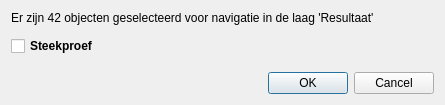
<?xml version="1.0" encoding="UTF-8"?>
<ui version="4.0">
 <class>Dialog</class>
 <widget class="QDialog" name="Dialog">
  <property name="geometry">
   <rect>
    <x>0</x>
    <y>0</y>
    <width>445</width>
    <height>105</height>
   </rect>
  </property>
  <property name="windowTitle">
   <string>Reset Navigation</string>
  </property>
  <layout class="QVBoxLayout" name="verticalLayout">
   <property name="spacing">
    <number>0</number>
   </property>
   <item>
    <widget class="QLabel" name="selectionInfo">
     <property name="text">
      <string>Er zijn 42 objecten geselecteerd voor navigatie in de laag 'Resultaat'</string>
     </property>
     <property name="alignment">
      <set>Qt::AlignLeading|Qt::AlignLeft|Qt::AlignTop</set>
     </property>
     <property name="wordWrap">
      <bool>false</bool>
     </property>
    </widget>
   </item>
   <item>
    <spacer name="verticalSpacer1">
     <property name="orientation">
      <enum>Qt::Vertical</enum>
     </property>
     <property name="sizeType">
      <enum>QSizePolicy::Fixed</enum>
     </property>
     <property name="sizeHint" stdset="0">
      <size>
       <width>20</width>
       <height>11</height>
      </size>
     </property>
    </spacer>
   </item>
   <item>
    <widget class="QCheckBox" name="sampleCheckBox">
     <property name="font">
      <font>
       <bold>true</bold>
      </font>
     </property>
     <property name="text">
      <string>Steekproef</string>
     </property>
    </widget>
   </item>
   <item>
    <spacer name="verticalSpacer2">
     <property name="orientation">
      <enum>Qt::Vertical</enum>
     </property>
     <property name="sizeType">
      <enum>QSizePolicy::MinimumExpanding</enum>
     </property>
     <property name="sizeHint" stdset="0">
      <size>
       <width>20</width>
       <height>11</height>
      </size>
     </property>
    </spacer>
   </item>
   <item>
    <widget class="QDialogButtonBox" name="buttonBox">
     <property name="orientation">
      <enum>Qt::Horizontal</enum>
     </property>
     <property name="standardButtons">
      <set>QDialogButtonBox::Cancel|QDialogButtonBox::Ok</set>
     </property>
    </widget>
   </item>
  </layout>
 </widget>
 <resources/>
 <connections>
  <connection>
   <sender>buttonBox</sender>
   <signal>accepted()</signal>
   <receiver>Dialog</receiver>
   <slot>accept()</slot>
   <hints>
    <hint type="sourcelabel">
     <x>248</x>
     <y>254</y>
    </hint>
    <hint type="destinationlabel">
     <x>157</x>
     <y>274</y>
    </hint>
   </hints>
  </connection>
  <connection>
   <sender>buttonBox</sender>
   <signal>rejected()</signal>
   <receiver>Dialog</receiver>
   <slot>reject()</slot>
   <hints>
    <hint type="sourcelabel">
     <x>316</x>
     <y>260</y>
    </hint>
    <hint type="destinationlabel">
     <x>286</x>
     <y>274</y>
    </hint>
   </hints>
  </connection>
 </connections>
</ui>
